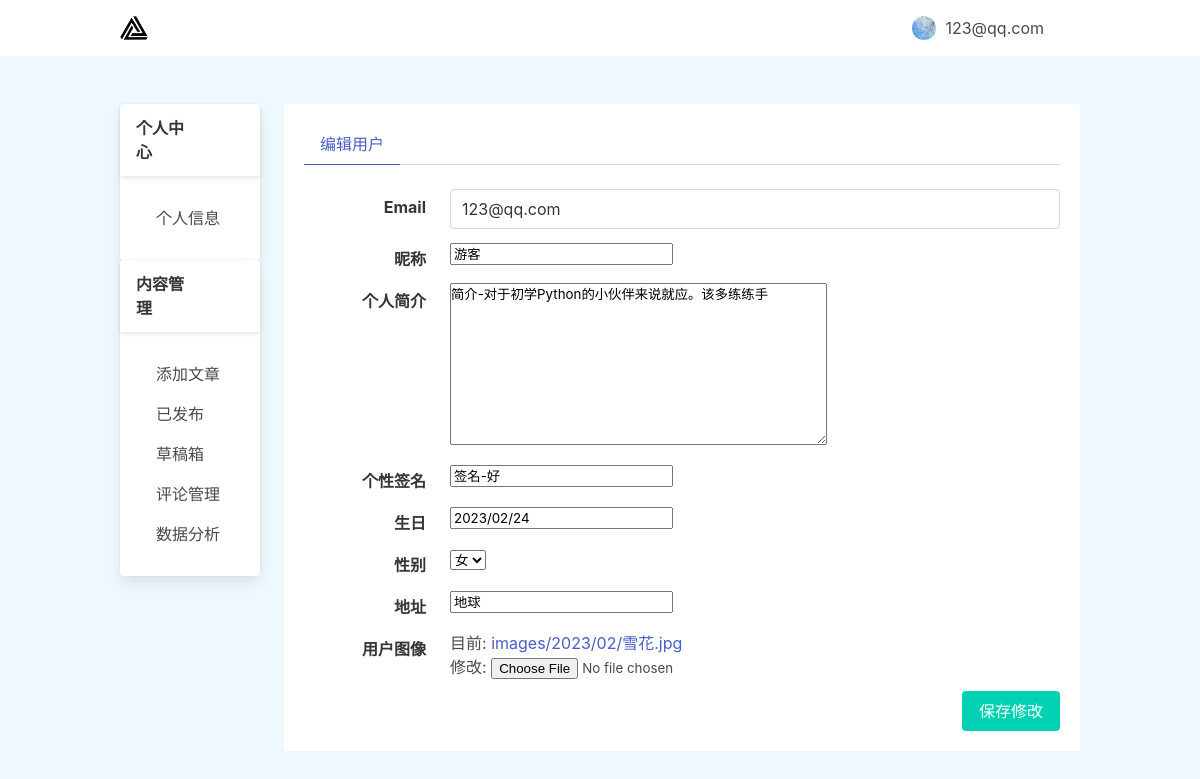
/users/editor_users/ (signed in), run on an earlier commit of the app's database.
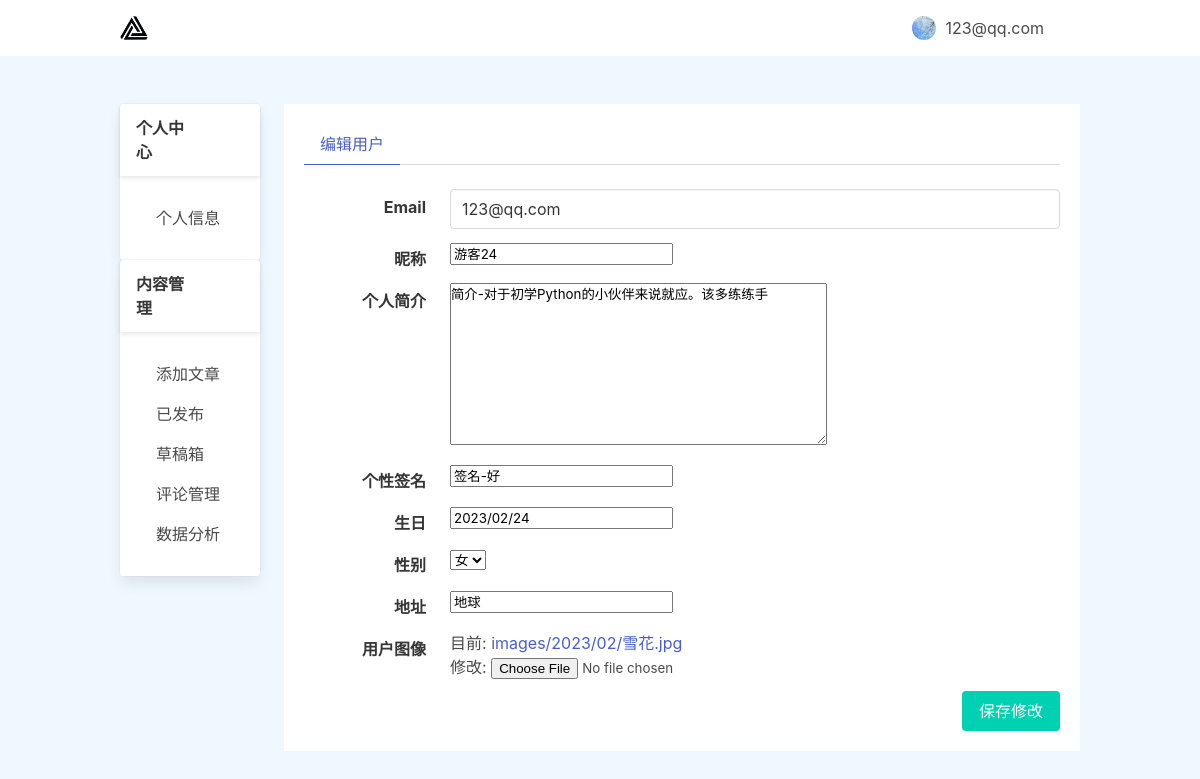
And on a later commit of the database.
### users/models.py (models this page shows, shortened)
class UserProfile(models.Model):
    USER_GENDER_TYPE={
        ('male','男'),
        ('female','女'),
    }
    owner = models.OneToOneField(User,on_delete=models.CASCADE,verbose_name='用户')
    nick_name = models.CharField('昵称',max_length=25,blank=True,default='')
    desc = models.TextField('个人简介',max_length=225,blank=True,default='')
    gexing = models.CharField('个性签名',max_length=125,blank=True,default='')
    birthday = models.DateField('生日',null=True,blank=True)
    gender = models.CharField('性别', max_length=6, choices= USER_GENDER_TYPE, default='male')
    address = models.CharField('地址',max_length=100,blank=True,default='')
    image = models.ImageField(upload_to='images/%Y/%m',default='images/profile.png',max_length=100,verbose_name='用户图像')
    class Meta:
            verbose_name = '用户数据'
            verbose_name_plural = verbose_name

### users/views.py (the view)
# urls.py: path('editor_users/', views.editor_users, name='editor_users'),    # 编辑用户信息
@login_required(login_url='users:login')   # 登录之后允许访问
def editor_users(request):
    user = User.objects.get(id=request.user.id)
    if request.method == "POST":
        try:
            userprofile = user.userprofile
            form = UserForm(request.POST, instance=user)
            user_profile_form = UserProfileForm(request.POST, request.FILES, instance=userprofile)  # 向表单填充默认数据
            if form.is_valid() and user_profile_form.is_valid():
                form.save()
                user_profile_form.save()
                return redirect('users:user_profile')
        except UserProfile.DoesNotExist:   # 这里发生错误说明userprofile无数据
            form = UserForm(request.POST, instance=user)       # 填充默认数据 当前用户
            user_profile_form = UserProfileForm(request.POST, request.FILES)  # 空表单，直接获取空表单的数据保存
            if form.is_valid() and user_profile_form.is_valid():
                form.save()
                new_user_profile = user_profile_form.save(commit=False)
                new_user_profile.owner = request.user
                new_user_profile.save()
                return redirect('users:user_profile')
    else:
        try:
            userprofile = user.userprofile
            form = UserForm(instance=user)
            user_profile_form = UserProfileForm(instance=userprofile)
        except UserProfile.DoesNotExist:
            form = UserForm(instance=user)
            user_profile_form = UserProfileForm()  # 显示空表单
    return render(request, 'users/editor_users.html', locals())

### users/forms.py
class UserForm(forms.ModelForm):
    email = forms.EmailField(widget=forms.EmailInput(attrs={
        'class': 'input', #'disabled':'disabled'
    }))
    class Meta:
        model = User
        fields = ('email',)

class UserProfileForm(forms.ModelForm):
    class Meta:
        model = UserProfile
        fields = ('nick_name','desc', 'gexing', 'birthday',  'gender', 'address', 'image')

### users/templates/users/editor_users.html (shortened to what this page needs)
{% extends 'users/user_profile.html' %}
{% block title %}
<li class="is-active"><a>编辑用户</a></li>
{% endblock  %}
{% block content %}
<form action="{% url 'users:editor_users' %}" method="post" enctype="multipart/form-data">
    <div class="field is-horizontal">
        <div class="field-label is-normal">
          <label for="{{ form.email.id_for_label }}" class="label">{{ form.email.label }}</label>
        </div>
        <div class="field-body">
          <div class="field">
            <div class="control">
                {{ form.email }}
            </div>
          </div>
        </div>
    </div>
      {% for field in user_profile_form %}
      <div class="field is-horizontal">
          <div class="field-label is-normal">
            <label for="{{ field.id_for_label }}" class="label">{{ field.label }}</label>
          </div>
          <div class="field-body">
            <div class="field">
              <div class="control">
                 {{ field }}
              </div>
            </div>
          </div>
      </div>
      {% endfor %}
      <input class=" button is-primary is-pulled-right" type="submit" value="保存修改">
      <div class=" is-clearfix"></div>
  </form>
{% endblock %}

What changed in the data, as far as the page shows it:
changed UserProfile "简介-对于初学Python的小伙伴来说就应。该多练练手": nick_name "游客" → "游客24"
